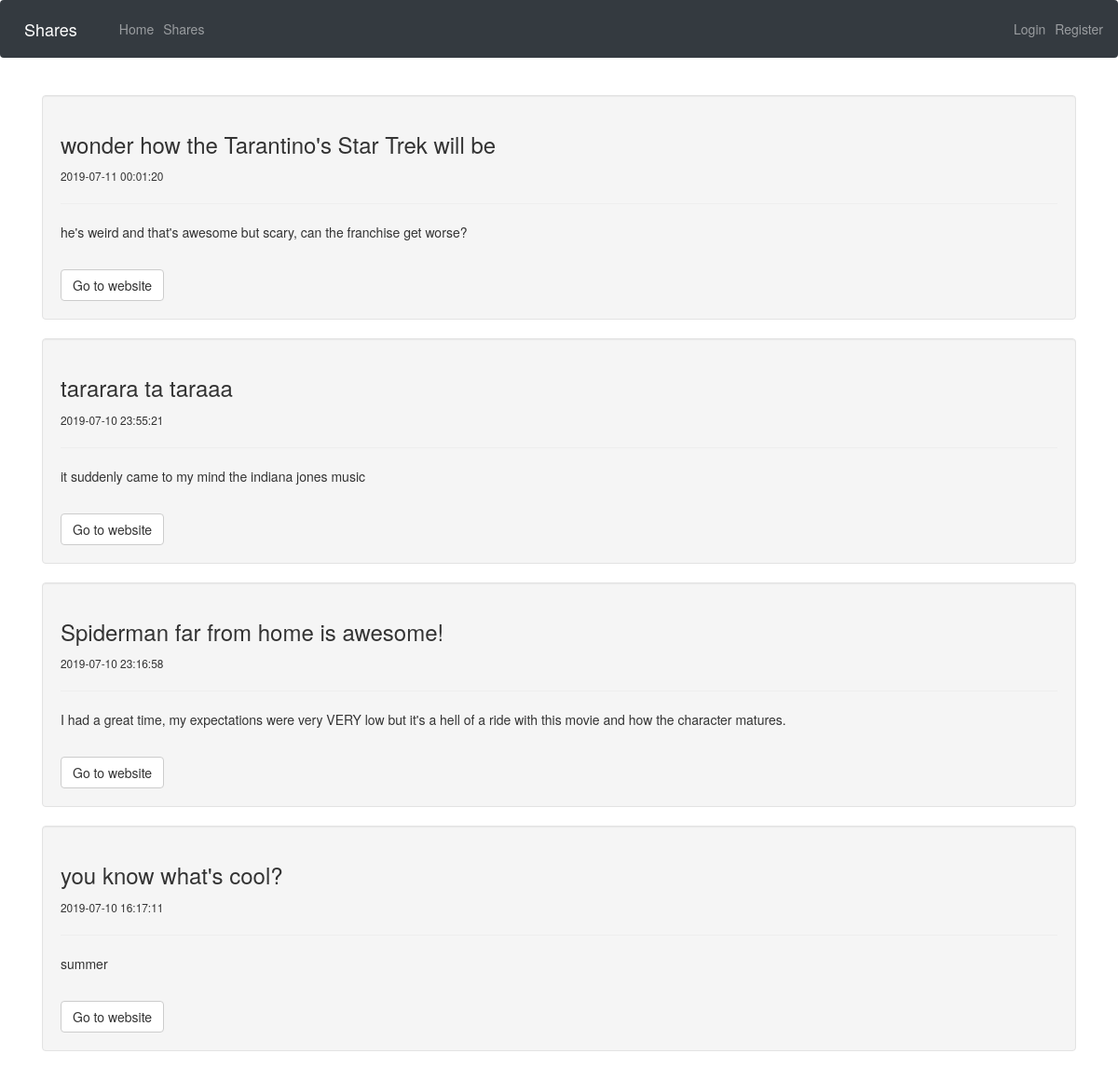
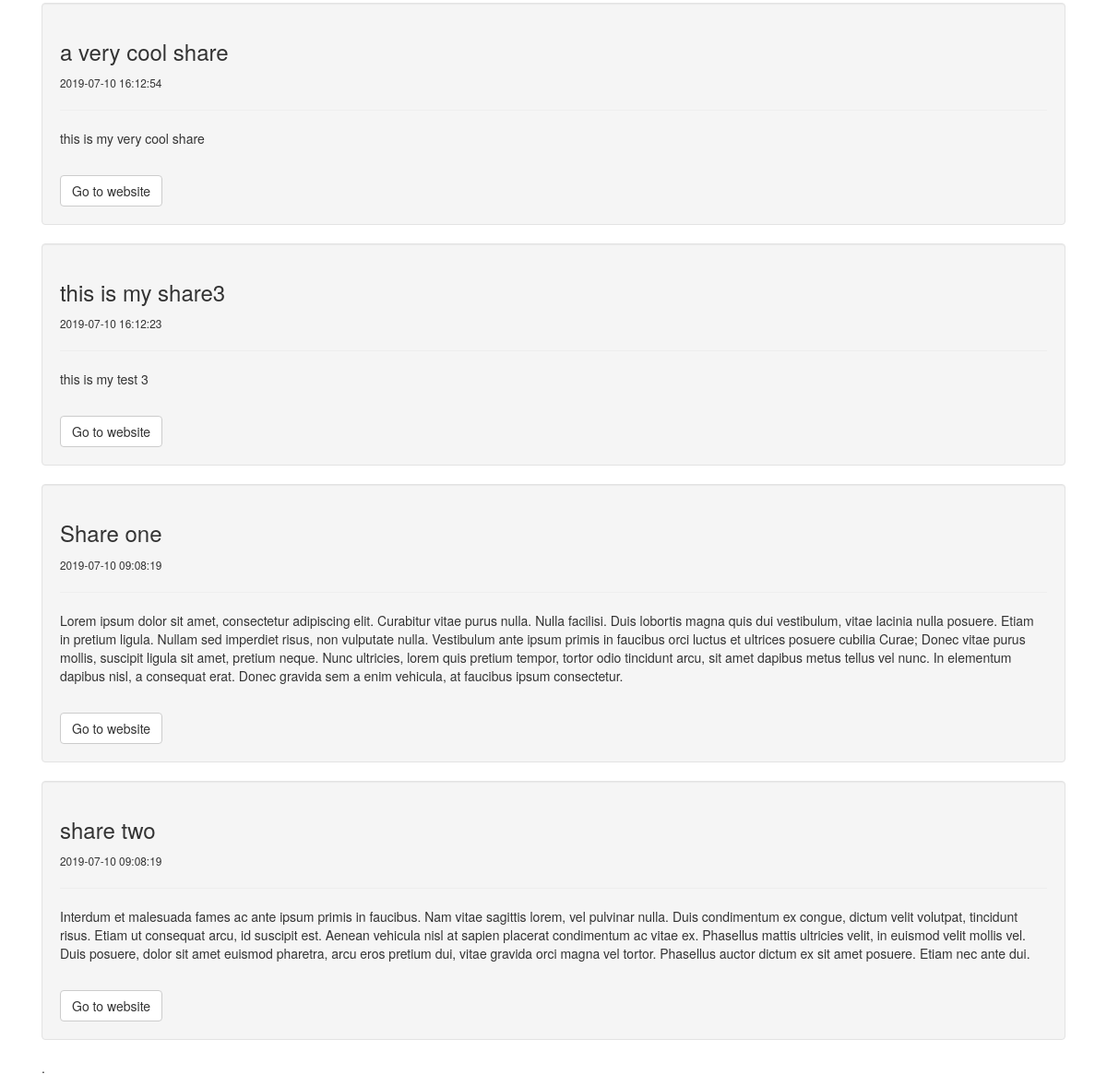
Screenshot of /shares with the database file from the repository (2 pictures, top to bottom).
### tables this page shows
CREATE TABLE IF NOT EXISTS `shares` (
  `id` int(11) NOT NULL,
  `user_id` int(11) NOT NULL,
  `title` varchar(255) NOT NULL,
  `body` text NOT NULL,
  `link` varchar(255) NOT NULL,
  `create_date` datetime NOT NULL DEFAULT CURRENT_TIMESTAMP
);

### classes/Bootstrap.php (called while the page is built)
<?php
class Bootstrap{
	private $controller;
	private $action;
	private $request;
	public function __construct($request){
		$this->request = $request;
		if($this->request['controller'] == ""){
			$this->controller = 'home';
		} else {
			$this->controller = $this->request['controller'];
		}
		if($this->request['action'] == ""){
			$this->action = 'index';
		} else {
			$this->action = $this->request['action'];
		}
	}
	public function createController(){
		if(class_exists($this->controller)){
			$parents = class_parents($this->controller);
			if(in_array("Controller", $parents)){
				if(method_exists($this->controller, $this->action)){
					return new $this->controller($this->action, $this->request);
				} else {
					echo '<h1>Method does not exist</h1>';
					return;
				}
			} else {
				echo '<h1>Base controller not found</h1>';
				return;
			}
		} else {
			echo '<h1>Controller class does not exist</h1>';
			return;
		}
	}
}

### controllers/shares.php (called while the page is built, shortened)
<?php
class Shares extends Controller{
	protected function Index(){
		$viewmodel = new ShareModel();
		$this->ReturnView($viewmodel->Index(), true);
	}
}

### classes/Model.php (called while the page is built, shortened)
<?
abstract class Model{
	protected $dbh;
	protected $stmt;
	public function __construct(){
		$this->dbh = new PDO("mysql:host=".DB_HOST.";dbname=".DB_NAME,DB_USER,DB_PASS);
	}
	public function query($query){
		$this->stmt = $this->dbh->prepare($query);
	}
	  public function execute(){
	  	$this->stmt->execute();
	  }
	  public function resultSet(){
	  	$this->execute();
	  	return $this->stmt->fetchAll(PDO::FETCH_ASSOC);
	  }
}
?>

### models/share.php (called while the page is built, shortened)
<?
class ShareModel extends Model{
	public function Index(){
		$this->query('SELECT * FROM shares ORDER BY create_date DESC');
		$rows = $this->resultSet();
		return $rows;
	}
}
?>

### views/shares/index.php (the view, shortened to what this page needs)
<div>
	<?foreach($viewmodel as $item) :?>
			<div class="well">
				<h3><?echo $item['title']; ?></h3>
				<small><?echo $item['create_date']; ?></small>
				<hr />
				<p><?echo $item['body']; ?></p>
				<br />
				<a class="btn btn-default" href="<? echo $item['link']; ?>" target="_blank">Go to website</a>
			</div>
	<? endforeach; ?>
</div>

### index.php (shortened to what this page needs)
<?php
require('classes/Bootstrap.php');
require('classes/Controller.php');
require('classes/Model.php');
require('controllers/shares.php');
require('models/share.php');
$bootstrap = new Bootstrap($_GET);
$controller = $bootstrap->createController();
if($controller){
	$controller->executeAction();
}

### classes/Controller.php (shortened to what this page needs)
<?php
abstract class Controller{
	protected $action;
	public function __construct($action, $request){
		$this->action = $action;
	}
	public function executeAction(){
		return $this->{$this->action}();
	}
	protected function returnView($viewmodel, $fullview){
		$view = 'views/'. get_class($this). '/' . $this->action. '.php';
		if($fullview){
			require('views/main.php');
		} else {
			require($view);
		}
	}
}

### views/main.php (shortened to what this page needs)
<!DOCTYPE html>
<html>
  <head>
    <link href="../../dist/css/bootstrap.min.css" rel="stylesheet">
	<link rel="stylesheet" href="https://stackpath.bootstrapcdn.com/bootstrap/4.3.1/css/bootstrap.min.css">
	<link rel="stylesheet" href="assets/style.css">
	  <link rel="stylesheet" href="https://maxcdn.bootstrapcdn.com/bootstrap/3.4.0/css/bootstrap.min.css">
  </head>
  <body>
    <nav class="navbar navbar-expand-md navbar-dark bg-dark fixed-top">
      <a class="navbar-brand" href="<?echo ROOT_URL;?>">Shares</a>
      <div class="collapse navbar-collapse" id="navbarsExampleDefault">
        <ul class="navbar-nav mr-auto">
          <li class="nav-item">
            <a class="nav-link" href="<?echo ROOT_URL;?>">Home <span class="sr-only">(current)</span></a>
          </li>
          <li class="nav-item">
            <a class="nav-link" href="<?echo ROOT_URL;?>shares">Shares</a>
          </li>
        </ul>
        <ul class="navbar-nav navbar-right">
          <? if(isset($_SESSION['is_logged_in'])) : ?>
          <li class="nav-item">
            <a class="nav-link" href="<?echo ROOT_URL;?>">Hi, <? echo $_SESSION['user_data']['name']; ?></a>
          </li>
          <li class="nav-item">
            <a class="nav-link" href="<?echo ROOT_URL;?>users/logout">Logout</a>
          </li>
          <? else : ?>
          <li class="nav-item">
            <a class="nav-link" href="<?echo ROOT_URL;?>/users/login">Login <span class="sr-only">(current)</span></a>
          </li>
          <li class="nav-item">
            <a class="nav-link" href="<?echo ROOT_URL;?>/users/register">Register</a>
          </li>
        <? endif; ?>
        </ul>
      </div>
    </nav>
    <main role="main" class="container">
      <div class="starter-template">
        <p class="lead"><?require($view);?>.<br>
        </p>
      </div>
    </main>
  </body>
</html>

### assets/css/style.css (style rules this page uses)
body { background: #fff; color: #666666; font-family: "Open Sans", sans-serif; }
a { color: #18d26e; transition: 0.5s; }
p { padding: 0; margin: 0 0 30px 0; }
h1, h2, h3, h4, h5, h6 { font-family: "Montserrat", sans-serif; font-weight: 400; margin: 0 0 20px 0; padding: 0; }

### rows the page displays
shares: title "wonder how the Tarantino's Star Trek will be", create_date "2019-07-11 00:01:20", body "he's weird and that's awesome but scary, can the franchise get worse?"
shares: title "tararara ta taraaa", create_date "2019-07-10 23:55:21", body "it suddenly came to my mind the indiana jones music"
shares: title "Spiderman far from home is awesome!", create_date "2019-07-10 23:16:58", body "I had a great time, my expectations were very VERY low but it's a hell of a ride with this movie and how the character matures."
shares: title "you know what's cool?", create_date "2019-07-10 16:17:11", body "summer"
shares: title "a very cool share", create_date "2019-07-10 16:12:54", body "this is my very cool share"
shares: title "this is my share3", create_date "2019-07-10 16:12:23", body "this is my test 3"
shares: title "Share one", create_date "2019-07-10 09:08:19", body "Lorem ipsum dolor sit amet, consectetur adipiscing elit. Curabitur vitae purus nulla. Nulla facilisi. Duis lobortis magna quis dui vestibulum, vitae lacinia nulla posuere. Etiam in pretium ligula. Nullam sed imperdiet risus, non vulputate nulla. Vestibulum ante ipsum primis in faucibus orci luctus et ultrices posuere cubilia Curae; Donec vitae purus mollis, suscipit ligula sit amet, pretium neque. Nunc ultricies, lorem quis pretium tempor, tortor odio tincidunt arcu, sit amet dapibus metus tellus vel nunc. In elementum dapibus nisl, a consequat erat. Donec gravida sem a enim vehicula, at faucibus ipsum consectetur."
shares: title "share two", create_date "2019-07-10 09:08:19", body "Interdum et malesuada fames ac ante ipsum primis in faucibus. Nam vitae sagittis lorem, vel pulvinar nulla. Duis condimentum ex congue, dictum velit volutpat, tincidunt risus. Etiam ut consequat arcu, id suscipit est. Aenean vehicula nisl at sapien placerat condimentum ac vitae ex. Phasellus mattis ultricies velit, in euismod velit mollis vel. Duis posuere, dolor sit amet euismod pharetra, arcu eros pretium dui, vitae gravida orci magna vel tortor. Phasellus auctor dictum ex sit amet posuere. Etiam nec ante dui."
